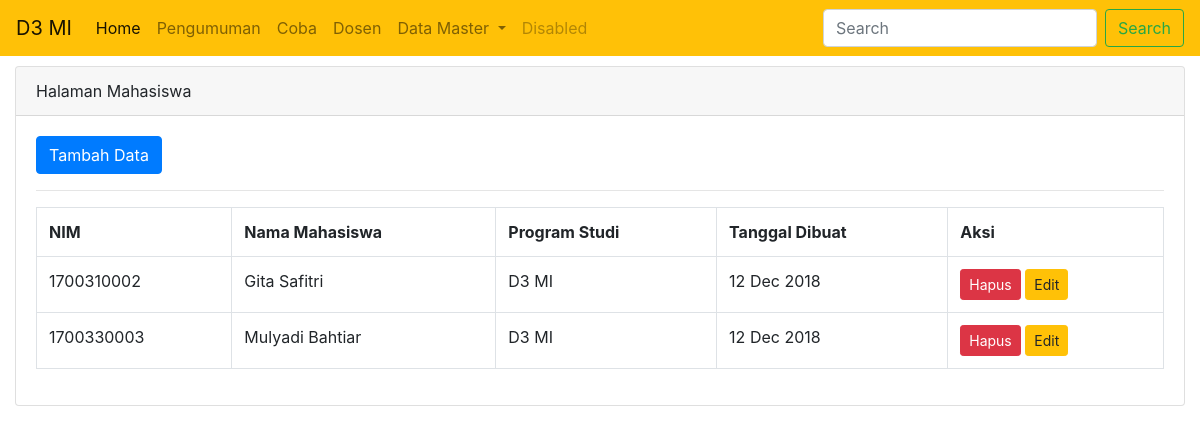
Page /web-ii-mi/index.php/admin/mahasiswa on the committed database.
### tables this page shows
CREATE TABLE `mahasiswa` (
  `nim` varchar(10) NOT NULL,
  `nama_mahasiswa` varchar(225) NOT NULL,
  `program_studi` varchar(225) NOT NULL,
  `created_id` datetime NOT NULL DEFAULT CURRENT_TIMESTAMP
);

### web-ii-mi/application/controllers/admin/Mahasiswa.php (called while the page is built, shortened)
<?php
class Mahasiswa extends CI_Controller {
	public function __construct()
	{
		$this->load->model('mahasiswa_model');
	}
	public function index()
	{
		$data['judul'] = 'Mahasiswa';
		$data['sub_judul'] = 'Halaman Mahasiswa';
		$data['halaman'] = 'admin/v_mahasiswa';
		$data['isi_tabel'] = $this->mahasiswa_model->all();
		$this->load->view('admin/v_tamplate',$data);
	}
}

### web-ii-mi/index.php (called while the page is built, shortened)
<?php
require_once BASEPATH.'core/CodeIgniter.php';

### web-ii-mi/application/models/mahasiswa_model.php (called while the page is built, shortened)
<?php
class Mahasiswa_model extends CI_Model {
	public function all()
	{
		return $this->db->get('mahasiswa')->result();
	}
}
 ?>

### web-ii-mi/application/views/admin/v_mahasiswa.php (the view)
<div class="col-md-12">
	<div class="card">
		<div class="card-header">
			<?php echo $sub_judul; ?>
		</div>
		<div class="card-body">
			<a href="<?php echo site_url('admin/mahasiswa/tambah') ?>" class="btn btn-primary btn sm">Tambah Data</a>
			<hr>
				<table class="table table-bordered">
					<tr>
						<th>NIM</th>
						<th>Nama Mahasiswa</th>
						<th>Program Studi</th>
						<th>Tanggal Dibuat</th>
						<th>Aksi</th>
					</tr>
					<?php foreach ($isi_tabel as $key) { ?>
					<tr>
						<td><?php echo $key->nim; ?></td>
						<td><?php echo $key->nama_mahasiswa; ?></td>
						<td><?php echo $key->program_studi; ?></td>
						<td><?php echo date('d M Y',strtotime($key->created_id)); ?></td>
						<td>
							 <a href="<?php echo site_url('admin/mahasiswa/hapus/'.$key->nim) ?>"class="btn btn-danger btn-sm" onclick="return confirm('Hapus Data?')">Hapus</a>
							 <a href="<?php echo site_url('admin/mahasiswa/edit/'.$key->nim) ?>"class="btn btn-warning btn-sm">Edit</a>
						</td>
					</tr>
					<?php } ?>
				</table>
		</div>
	</div>
</div>

### web-ii-mi/application/views/admin/v_tamplate.php (shortened to what this page needs)
<!DOCTYPE html>
<html>
<head>
	<link rel="stylesheet" href="<?php echo base_url('assets/bootstrap/css/bootstrap.css') ?>">
</head>
<body>
	<nav class="navbar navbar-expand-lg navbar-light bg-warning">
  <a class="navbar-brand" href="#">D3 MI</a>
  <div class="collapse navbar-collapse" id="navbarSupportedContent">
    <ul class="navbar-nav mr-auto">
      <li class="nav-item active">
        <a class="nav-link" href="#">Home</a>
      </li>
      <li class="nav-item">
        <a class="nav-link" href="<?php echo site_url('admin/Pengumuman'); ?>">Pengumuman</a>
      </li>
      <li class="nav-item">
        <a class="nav-link" href="admin/home/coba">Coba</a>
      </li>
        <li class="nav-item">
        <a class="nav-link" href="<?php echo site_url('admin/Dosen'); ?>">Dosen</a>
      </li>
      <li class="nav-item dropdown">
        <a class="nav-link dropdown-toggle" href="#" id="navbarDropdown" role="button" data-toggle="dropdown" aria-haspopup="true" aria-expanded="false">
          Data Master
        </a>
      </li>
      <li class="nav-item">
        <a class="nav-link disabled" href="#">Disabled</a>
      </li>
    </ul>
    <form class="form-inline my-2 my-lg-0">
      <input class="form-control mr-sm-2" type="search" placeholder="Search" aria-label="Search">
      <button class="btn btn-outline-success my-2 my-sm-0" type="submit">Search</button>
    </form>
  </div>
</nav>
	<div class="container-fluid" style="margin-top: 10px;">
		<div class="row">
      <?php $this->load->view($halaman); ?>
    </div>
	</div>
</body>
</html>

### rows in the picture
mahasiswa: nim "1700310002", nama_mahasiswa "Gita Safitri", program_studi "D3 MI", created "12 Dec 2018"
mahasiswa: nim "1700330003", nama_mahasiswa "Mulyadi Bahtiar", program_studi "D3 MI", created "12 Dec 2018"

### other values in the picture
$sub_judul "Halaman Mahasiswa"
